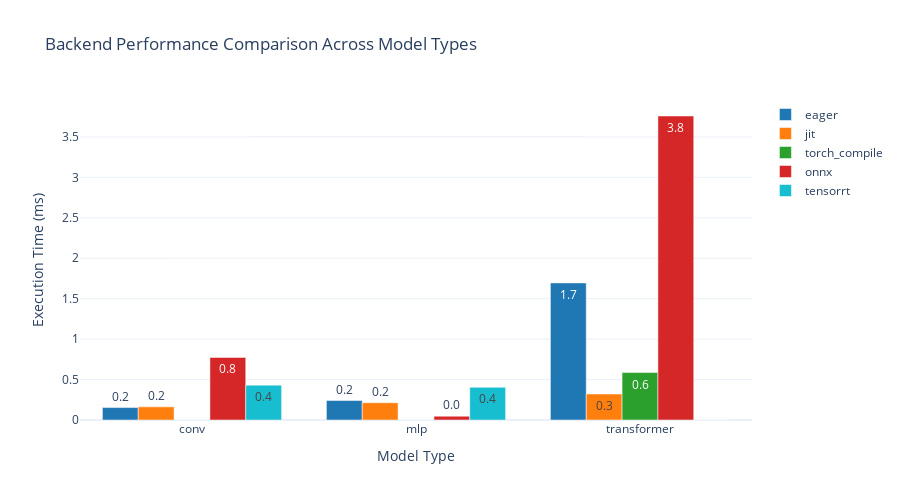

Source (notebook cell):
### Markdown cell above
## 3. Compilation Backend Analysis

Comprehensive analysis of compilation backends including PyTorch, TorchScript, TensorRT, ONNX, and Triton.

**Key Metrics Analyzed:**
- Backend performance comparison
- Model type performance analysis
- Latency distribution analysis
- Compilation overhead analysis

**Reference:** Performance Deep Dive Report:280-380 - Compilation backend methodology

### Code cell
# Backend Performance Comparison (Grouped Bar Chart)
def create_backend_comparison():
    """Compare performance across different compilation backends"""
    
    # Extract backend performance data
    backend_performance = {}
    model_types = []
    
    for filename, data in compilation_data.items():
        if 'backends' in data:
            model_type = data['model']['name']
            if model_type not in model_types:
                model_types.append(model_type)
            
            for backend, backend_data in data['backends'].items():
                if 'benchmark' in backend_data:
                    mean_time = backend_data['benchmark']['mean_time_ms']
                    if backend not in backend_performance:
                        backend_performance[backend] = {}
                    backend_performance[backend][model_type] = mean_time
    
    # Create grouped bar chart
    fig = go.Figure()
    
    colors = {'eager': '#1f77b4', 'jit': '#ff7f0e', 'torch_compile': '#2ca02c', 
              'onnx': '#d62728', 'torchtrt': '#9467bd', 'triton': '#8c564b'}
    
    for backend in backend_performance.keys():
        times = []
        for model_type in model_types:
            times.append(backend_performance[backend].get(model_type, 0))
        
        fig.add_trace(go.Bar(
            x=model_types,
            y=times,
            name=backend,
            marker_color=colors.get(backend, '#17becf'),
            text=[f"{t:.1f}" if t > 0 else "" for t in times],
            textposition='auto'
        ))
    
    fig.update_layout(
        title="Backend Performance Comparison Across Model Types",
        xaxis_title="Model Type",
        yaxis_title="Execution Time (ms)",
        height=500,
        barmode='group',
        font=dict(size=12)
    )
    
    return fig, backend_performance, model_types

# Create and display
backend_fig, backend_performance, model_types = create_backend_comparison()
backend_fig.show()

# Display backend analysis
print("\n📊 Backend Performance Analysis:")
for backend, performance in backend_performance.items():
    print(f"\n{backend.upper()}:")
    for model_type, time in performance.items():
        print(f"  {model_type}: {time:.2f} ms")

### Figure 1 — Plotly figure (JSON) as saved in the notebook; plotly's stock layout.template omitted (floating-point values rounded to 4 significant figures)
{"data": [{"marker": {"color": "#1f77b4"}, "name": "eager", "text": ["0.2", "0.2", "1.7"], "textposition": "auto", "type": "bar", "x": ["conv", "mlp", "transformer"], "y": [0.1537, 0.2407, 1.695]}, {"marker": {"color": "#ff7f0e"}, "name": "jit", "text": ["0.2", "0.2", "0.3"], "textposition": "auto", "type": "bar", "x": ["conv", "mlp", "transformer"], "y": [0.1623, 0.2137, 0.3213]}, {"marker": {"color": "#2ca02c"}, "name": "torch_compile", "text": ["", "", "0.6"], "textposition": "auto", "type": "bar", "x": ["conv", "mlp", "transformer"], "y": [0, 0, 0.5865]}, {"marker": {"color": "#d62728"}, "name": "onnx", "text": ["0.8", "0.0", "3.8"], "textposition": "auto", "type": "bar", "x": ["conv", "mlp", "transformer"], "y": [0.774, 0.04693, 3.758]}, {"marker": {"color": "#17becf"}, "name": "tensorrt", "text": ["0.4", "0.4", ""], "textposition": "auto", "type": "bar", "x": ["conv", "mlp", "transformer"], "y": [0.431, 0.4037, 0]}], "layout": {"barmode": "group", "font": {"size": 12}, "height": 500, "title": {"text": "Backend Performance Comparison Across Model Types"}, "xaxis": {"title": {"text": "Model Type"}}, "yaxis": {"title": {"text": "Execution Time (ms)"}}}}
